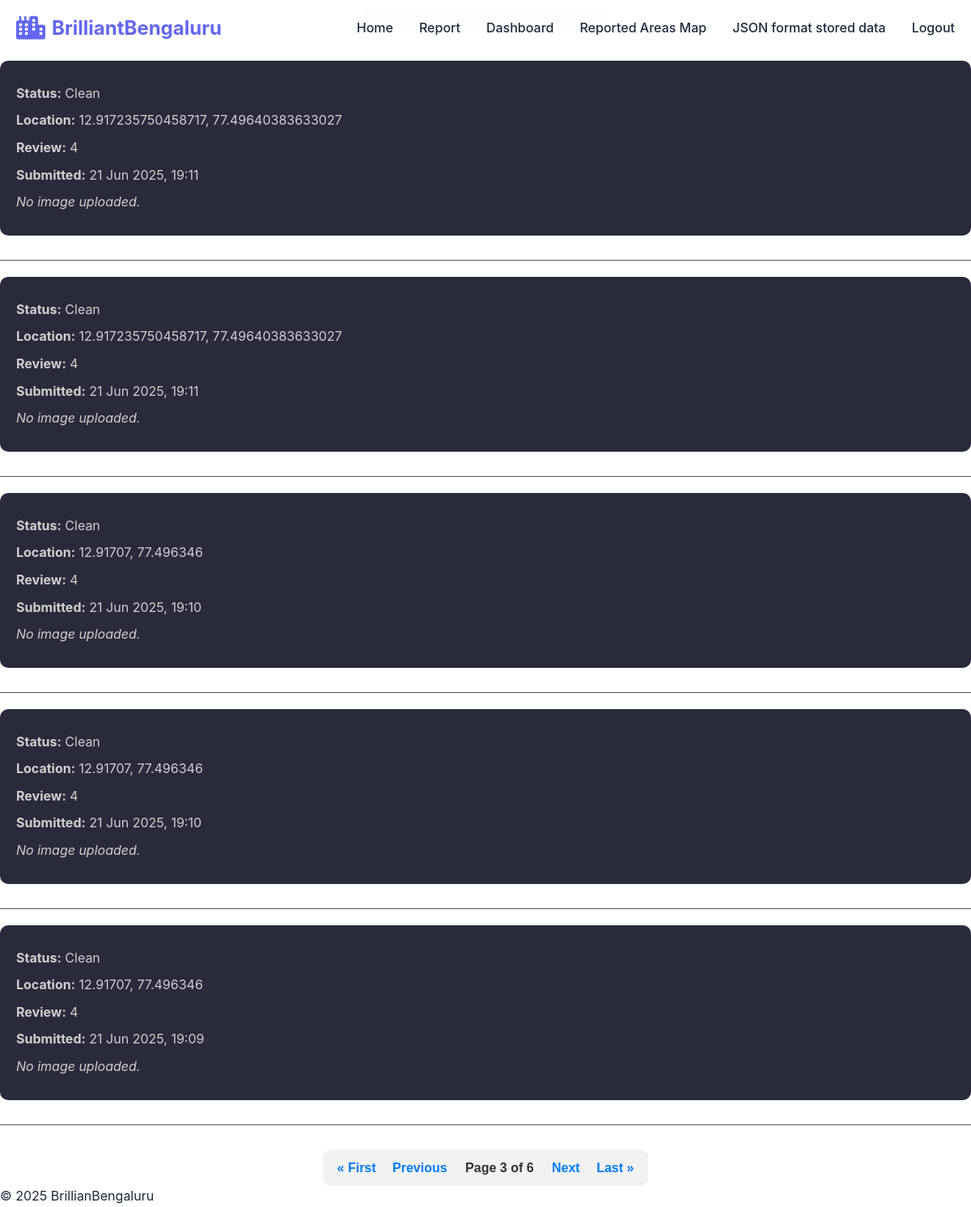
The app's page /reports/my-reports/?page=3 (signed in) with its own data.
### reports/models.py (models this page shows, shortened)
class Report(models.Model):
    STATUS_CHOICES = (
        ('clean', 'Clean'),
        ('dirty', 'Dirty'),
    )
    user = models.ForeignKey(User, on_delete=models.SET_NULL, null=True, blank=True)  # Allow null for anonymous users
    photo = CloudinaryField('image', blank=True, null=True)
    status = models.CharField(max_length=10, choices=STATUS_CHOICES)
    location = models.CharField(max_length=255)
    review = models.TextField()
    submitted_at = models.DateTimeField(auto_now_add=True)
    location = models.CharField(max_length=255)
    address = models.CharField(max_length=500, blank=True, null=True)  # new field for human-readable address

### reports/views.py (the view)
# urls.py: path('my-reports/', views.my_reports, name='my_reports'),  # <-- Add this
def my_reports(request):
    reports_list = Report.objects.filter(user=request.user).order_by('-submitted_at')
    paginator = Paginator(reports_list, 5)  # Show 5 reports per page
    page_number = request.GET.get('page')
    reports = paginator.get_page(page_number)
    return render(request, 'reports/my_reports.html', {'reports': reports})

### templates/reports/my_reports.html (shortened to what this page needs)
{% extends "base.html" %}
{% load static %}
    {% block content %}
    <h2 class="reports-heading">My Submitted Reports</h2>
    {% if reports %}
      <ul class="report-list">
        {% for report in reports %}
          <li class="report-item">
            <p><strong>Status:</strong> {{ report.status|title }}</p>
            <p><strong>Location:</strong> {{ report.location }}</p>
            <p><strong>Review:</strong> {{ report.review }}</p>
            <p><strong>Submitted:</strong> {{ report.submitted_at|date:"d M Y, H:i" }}</p>
            {% if report.photo and report.photo.url %}
            <a href="{{ report.photo.url }}" target="_blank">
              <img src="{{ report.photo.url }}" alt="Report Image" class="report-img" />
            </a>
            {% else %}
            <p><i>No image uploaded.</i></p>
            {% endif %}
          </li>
          <hr class="report-divider">
        {% endfor %}
      </ul>
      <div class="pagination">
        <span class="step-links">
          {% if reports.has_previous %}
            <a href="?page=1">&laquo; First</a>
            <a href="?page={{ reports.previous_page_number }}">Previous</a>
          {% endif %}
          <span class="current-page">
            Page {{ reports.number }} of {{ reports.paginator.num_pages }}
          </span>
          {% if reports.has_next %}
            <a href="?page={{ reports.next_page_number }}">Next</a>
            <a href="?page={{ reports.paginator.num_pages }}">Last &raquo;</a>
          {% endif %}
        </span>
      </div>
    {% else %}
      <p class="no-report-text">You haven't submitted any reports yet.</p>
    {% endif %}
    {% endblock %}

### static/css/style.css (style rules this page uses)
:root { --primary-color: #6366f1; --secondary-color: #8b5cf6; --accent-color: #f59e0b; --success-color: #10b981; --danger-color: #ef4444; --warning-color: #f59e0b; --info-color: #3b82f6; --gradient-primary: linear-gradient(135deg, #667eea 0%, #764ba2 100%); --gradient-secondary: linear-gradient(135deg, #f093fb 0%, #f5576c 100%); --gradient-accent: linear-gradient(135deg, #4facfe 0%, #00f2fe 100%); --gradient-success: linear-gradient(135deg, #43e97b 0%, #38f9d7 100%); --bg-primary: #ffffff; --bg-secondary: #f8fafc; --bg-dark: #1e293b; --text-primary: #1e293b; --text-secondary: #64748b; --text-light: #ffffff; --border-radius: 16px; --border-radius-lg: 24px; --shadow-sm: 0 1px 2px 0 rgba(0, 0, 0, 0.05); --shadow-md: 0 4px 6px -1px rgba(0, 0, 0, 0.1); --shadow-lg: 0 10px 15px -3px rgba(0, 0, 0, 0.1); --shadow-xl: 0 20px 25px -5px rgba(0, 0, 0, 0.1); --transition: all 0.3s cubic-bezier(0.4, 0, 0.2, 1); }
* { margin: 0; padding: 0; box-sizing: border-box; }
body { font-family: 'Inter', -apple-system, BlinkMacSystemFont, 'Segoe UI', Roboto, sans-serif; line-height: 1.6; color: var(--text-primary); background-color: var(--bg-primary); overflow-x: hidden; }
.pagination { text-align: center; margin-top: 30px; font-family: Arial, sans-serif; }
.pagination .step-links { display: inline-block; padding: 10px; background-color: #f2f2f2; border-radius: 10px; }
.pagination .step-links a { margin: 0 8px; text-decoration: none; color: #007bff; font-weight: bold; }
.pagination .current-page { margin: 0 10px; font-weight: bold; color: #333; }
.reports-heading { font-size: 28px; text-align: center; margin-bottom: 30px; color: #8bd3dd; }
.report-list { list-style: none; padding: 0; }
.report-item { margin-bottom: 30px; background-color: #2a2a3d; padding: 20px; border-radius: 10px; box-shadow: 0 2px 8px rgba(255, 255, 255, 0.05); }
.report-item p { margin: 8px 0; font-size: 16px; color: #cfcfcf; }
.report-divider { border: none; border-top: 1px solid #555; margin: 20px 0; }
.pagination { text-align: center; margin-top: 30px; }
.pagination a { color: #8bd3dd; text-decoration: none; margin: 0 8px; font-weight: bold; }
.current-page { color: #ccc; font-size: 16px; margin: 0 10px; }

### records on screen
Report: status "Clean", location "12.917235750458717, 77.49640383633027", review "4", submitted_at "21 Jun 2025, 19:11", shows "No image uploaded."
Report: status "Clean", location "12.917235750458717, 77.49640383633027", review "4", submitted_at "21 Jun 2025, 19:11", shows "No image uploaded."
Report: status "Clean", location "12.91707, 77.496346", review "4", submitted_at "21 Jun 2025, 19:10", shows "No image uploaded."
Report: status "Clean", location "12.91707, 77.496346", review "4", submitted_at "21 Jun 2025, 19:10", shows "No image uploaded."
Report: status "Clean", location "12.91707, 77.496346", review "4", submitted_at "21 Jun 2025, 19:09", shows "No image uploaded."

### other values on screen
{{ reports.number }} "3"
{{ reports.paginator.num_pages }} "6"
